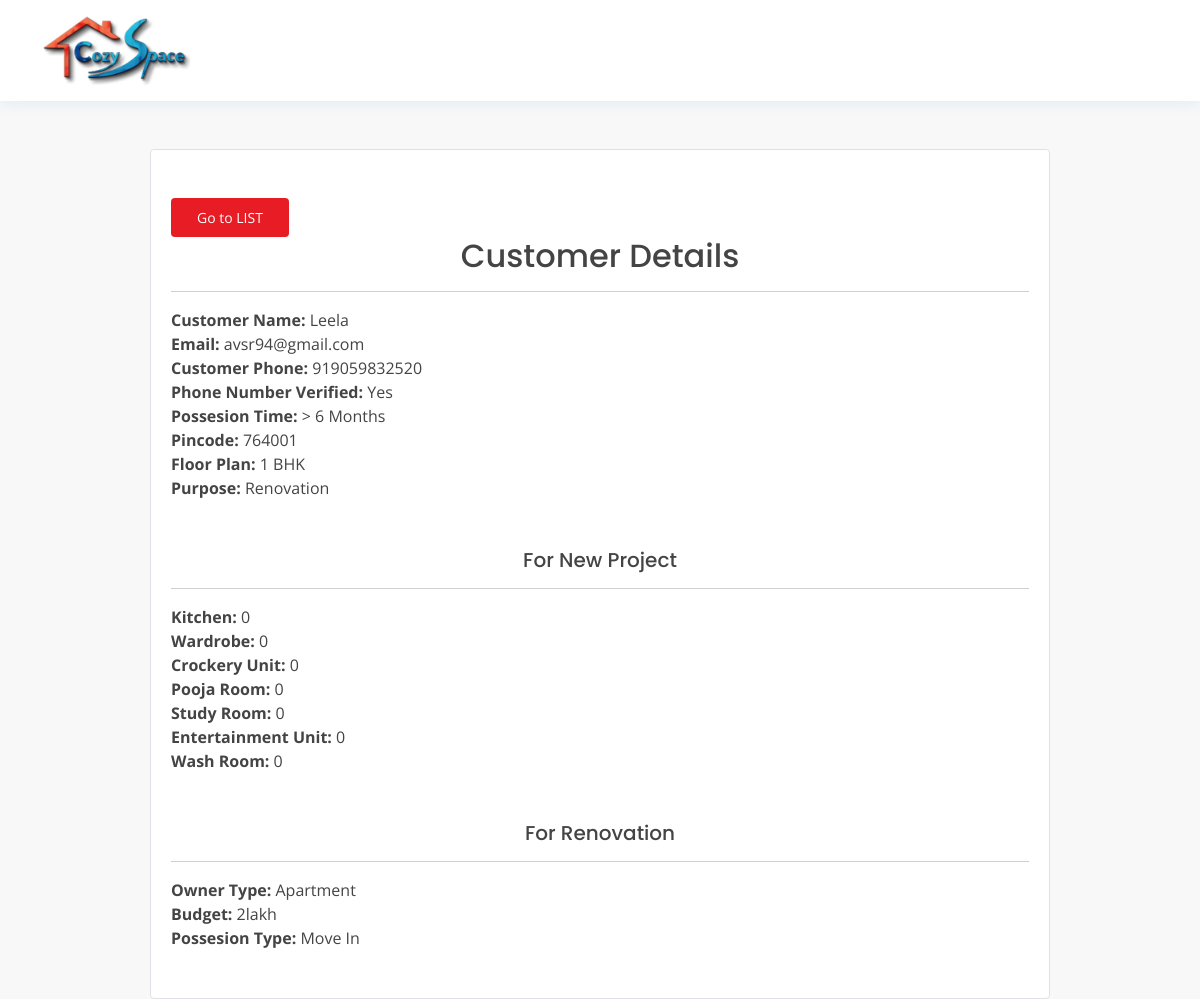
Page /customer/22 on the committed database.
### main/models.py (models this page shows, shortened)
class GetQoute(models.Model):
    customer_name = models.CharField(max_length=100)
    customer_email = models.EmailField()
    customer_number = models.IntegerField()
    is_number_verified = models.BooleanField(default=False)
    possesion_time = models.CharField(max_length=20)
    pincode = models.CharField(max_length=6)
    reg_date = models.DateTimeField('date published',blank=True, null=True)
    floorPlan = models.CharField(max_length=100)
    purpose = models.CharField(max_length=100)
    kitchen = models.IntegerField(default=0,blank=True, null=True)
    wardrobe = models.IntegerField(default=0,blank=True, null=True)
    crockeryunit = models.IntegerField(default=0,blank=True, null=True)
    poojaroom = models.IntegerField(default=0,blank=True, null=True)
    studyunit = models.IntegerField(default=0,blank=True, null=True)
    entertainmentunit = models.IntegerField(default=0,blank=True, null=True)
    washroom = models.IntegerField(default=0,blank=True, null=True)
    ownertype = models.CharField(max_length=60, blank=True, null=True)
    budget = models.CharField(max_length=60, blank=True, null=True)
    possesion_type = models.CharField(max_length=60, blank=True, null=True)

### main/views.py (the view)
# urls.py: path('customer/<int:pk>', views.customer_detail, name='customer'),
def customer_detail(request, pk):
	return render(request, 'customer.html', {'customer': get_object_or_404(GetQoute, pk=pk)})

### main/templates/customer.html (shortened to what this page needs)
{% load static %}
<!DOCTYPE html>
<html lang="en">
<head>
  <link href="{% static 'assets/vendor/animate.css/animate.min.css' %}" rel="stylesheet">
  <link href="{% static 'assets/vendor/bootstrap/css/bootstrap.min.css' %}" rel="stylesheet">
  <link href="{% static 'assets/vendor/bootstrap-icons/bootstrap-icons.css' %}" rel="stylesheet">
  <link href="{% static 'assets/css/style.css' %}" rel="stylesheet">
</head>
<body>
  <header id="header" class="">
    <div class="container d-flex align-items-center justify-content-between">
      <h1 class="logo "><a href="index.html"><img src="{% static 'assets/img/logo.png' %}"></a></h1>
    </div>
  </header>
  <main id="main " class="mt-5">
    <div class="container ">
      <div class="row  border rounded w-60  bg-white">
        <div class="col">
          <div class="mt-5 px-2">
            <div class="form-group">
              <div class="form-row">
                <a href="{% url 'customer-list' %}"><button id="step1enter" class="btn  ms-0 rounded  " title="">Go to LIST</button></a>
                <h2 class="text-center">Customer Details</h2>
                <hr>
                <strong>Customer Name: </strong>{{ customer.customer_name }}<br>
                <strong> Email: </strong>{{ customer.customer_email }}<br>
                <strong>Customer Phone:</strong> {{ customer.customer_number }}<br>
                <strong>Phone Number Verified:</strong>{% if customer.is_number_verified %} Yes {% else %} No {% endif %}<br>
                <strong>Possesion Time: </strong>{{ customer.possesion_time }}<br>
                <strong>Pincode:</strong> {{ customer.pincode }}<br>
                <strong>Floor Plan:</strong> {{ customer.floorPlan }}<br>
                <strong>Purpose:</strong> {{ customer.purpose }}<br>
                <br>
                <br>
                <h5 class="text-center">For New Project</h5>
                <hr>
                <strong>Kitchen:</strong> {{ customer.kitchen }}<br>
                <strong>Wardrobe:</strong> {{ customer.wardrobe }}<br>
                <strong>Crockery Unit:</strong> {{ customer.crockeryunit }}<br>
                <strong>Pooja Room:</strong> {{ customer.poojaroom }}<br>
                <strong>Study Room:</strong> {{ customer.studyunit }}<br>
                <strong>Entertainment Unit:</strong> {{ customer.entertainmentunit }}<br>
                <strong>Wash Room:</strong> {{ customer.washroom }}<br>
                <br>
                <br>
                <h5 class="text-center">For Renovation</h5>
                <hr>
                <strong>Owner Type:</strong> {{ customer.ownertype }}<br>
                <strong>Budget:</strong> {{ customer.budget }}<br>
                <strong>Possesion Type:</strong> {{ customer.possesion_type }}<br>
                <br>
                <br>
              </div>
            </div>
          </div>
        </div>
      </div>
    </div>
  </main>
</body>
</html>

### main/static/assets/css/style.css (style rules this page uses)
body { font-family: "Open Sans", sans-serif; color: #444444; }
a { color: #1977cc; text-decoration: none; }
h1, h2, h3, h4, h5, h6 { font-family: "Poppins", sans-serif; }
#header { background: #fff; transition: all 0.5s; z-index: 997; padding: 15px 0; top: 40px; box-shadow: 0px 2px 15px rgba(25, 119, 204, 0.1); }
#header .logo { font-size: 30px; margin: 0; padding: 0; line-height: 1; font-weight: 700; letter-spacing: 0.5px; font-family: "Poppins", sans-serif; }
#header .logo a { color: #2c4964; }
#header .logo img { max-width: 150px; }
.appointment-btn, .btn { margin-left: 25px; background: #e71c24; color: #fff; border-radius: 50px; padding: 8px 25px; white-space: nowrap; transition: 0.3s; font-size: 14px; display: inline-block; }
.w-60 { max-width: 900px; margin: auto; }

### main/templates/customer.html (style rules this page uses)
body { background: #f8f8f8; }

### rows in the picture
GetQoute: customer_name "Leela", customer_email "avsr94@gmail.com", customer_number "919059832520", possesion_time "> 6 Months", pincode "764001", floorPlan "1 BHK", purpose "Renovation", kitchen "0", wardrobe "0", crockeryunit "0", poojaroom "0", studyunit "0", entertainmentunit "0", washroom "0", ownertype "Apartment", budget "2lakh", possesion_type "Move In"
